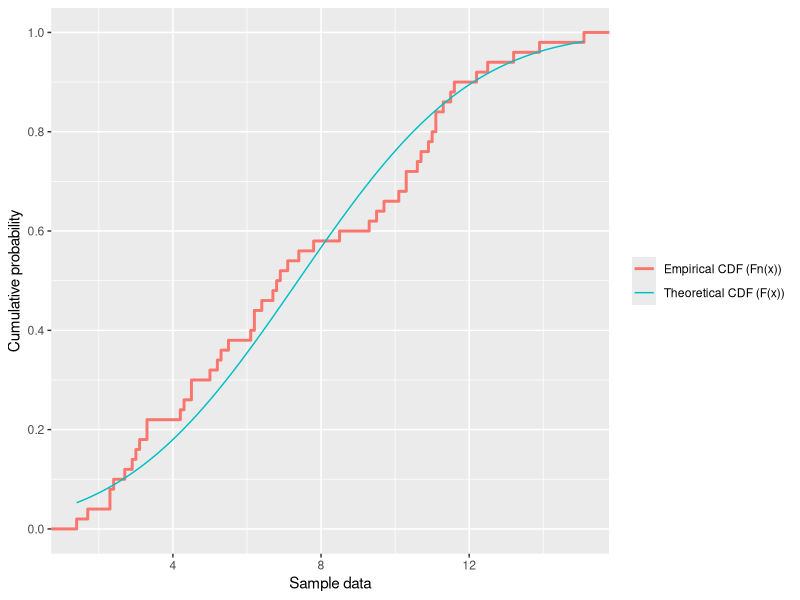
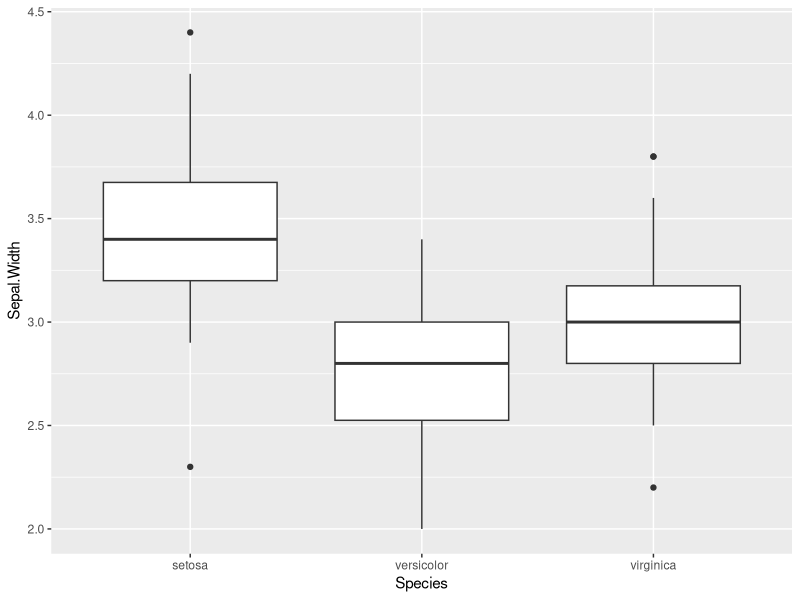
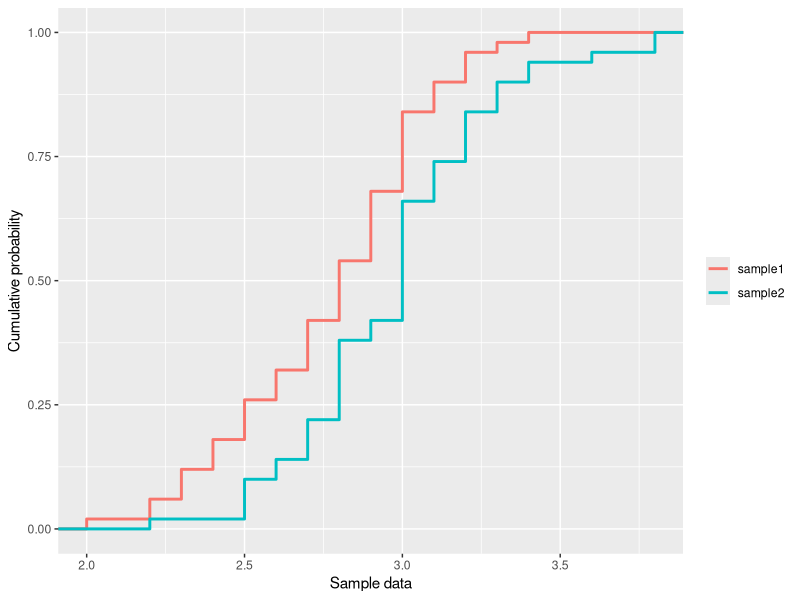

Source code (R) for these figures, in order:
## ---- chunk 1
#| message: false

library(dplyr)

data(state)
x0 <- state.x77[, 5] |> print()
x0_mean <- mean(x0) |> print()
x0_sd <- sd(x0) |> print()
eCDF <- ecdf(x0) |> print()

# Cumulative distribution function F(x) of the reference of distribution
CDF <- pnorm(x0, x0_mean, x0_sd)

# Create a data frame to put values into
dtf <- data.frame(data=x0,
                  eCDF=eCDF(x0),
                  CDF=CDF)

# Visualization
library(ggplot2)
ggplot(dtf, aes(data)) +
  stat_ecdf(size=1,aes(colour = "Empirical CDF (Fn(x))")) +
  stat_function(fun = pnorm, args = list(x0_mean, x0_sd), aes(colour = "Theoretical CDF (F(x))")) +
  xlab("Sample data") +
  ylab("Cumulative probability") +
  scale_y_continuous(breaks=seq(0, 1, by = 0.2))+
  theme(legend.title=element_blank())

# Sort values of sample observations and remove duplicates
x <- unique(sort(x0)) |> print()

# Calculate D
Daft <- abs(eCDF(x) - pnorm(x, x0_mean, x0_sd)) |> print()
Dbef <- abs(c(0, eCDF(x)[-length(x)]) - pnorm(x, x0_mean, x0_sd)) |> print()
D_score <- max(c(Daft, Dbef)) |> print()

# One step in R:
ks.test(x0, "pnorm", x0_mean, x0_sd)
## ---- chunk 2
library(ggplot2)
ggplot(iris) +
    geom_boxplot(aes(y=Sepal.Width, x=Species))


sample1 <- iris |> 
    filter(Species == "versicolor") |> 
    select(Sepal.Width) |> 
    unlist() |> 
    as.numeric()

sample2 <- iris |> 
    filter(Species == "virginica") |> 
    select(Sepal.Width) |> 
    unlist() |> 
    as.numeric()

mean1 <- mean(sample1)
mean2 <- mean(sample2)
sd1 <- sd(sample1)
sd2 <- sd(sample2)

# Empricial distribution function Fn(x)
eCDF1 <- ecdf(sample1)
eCDF1(sample1)

# Empricial distribution function Fm(x)
eCDF2 <- ecdf(sample2)
eCDF2(sample2)

# Visualization
group2 <- c(rep("sample1", length(sample1)), rep("sample2", length(sample2)))
df2 <- data.frame(all = c(sample1,sample2), group = group2)
ggplot(df2, aes(x = all, group = group, color = group2)) +
  stat_ecdf(size=1) +
  xlab("Sample data") +
  ylab("Cumulative probability") +
  theme(legend.title=element_blank())

# Merge, sort observation of two samples, and remove duplicates
x2 <- unique(sort(c(sample1, sample2)))

# Calculate D and its location
D2 <- max(abs(eCDF(x2) - eCDF(x2)))
idxD2 <- which.max(abs(eCDF1(x2) - eCDF2(x2))) # the index of x-axis value
xD2 <- x2[idxD2] # Corresponding x-axis value

# One step in R:
ks.test(sample1, sample2)
